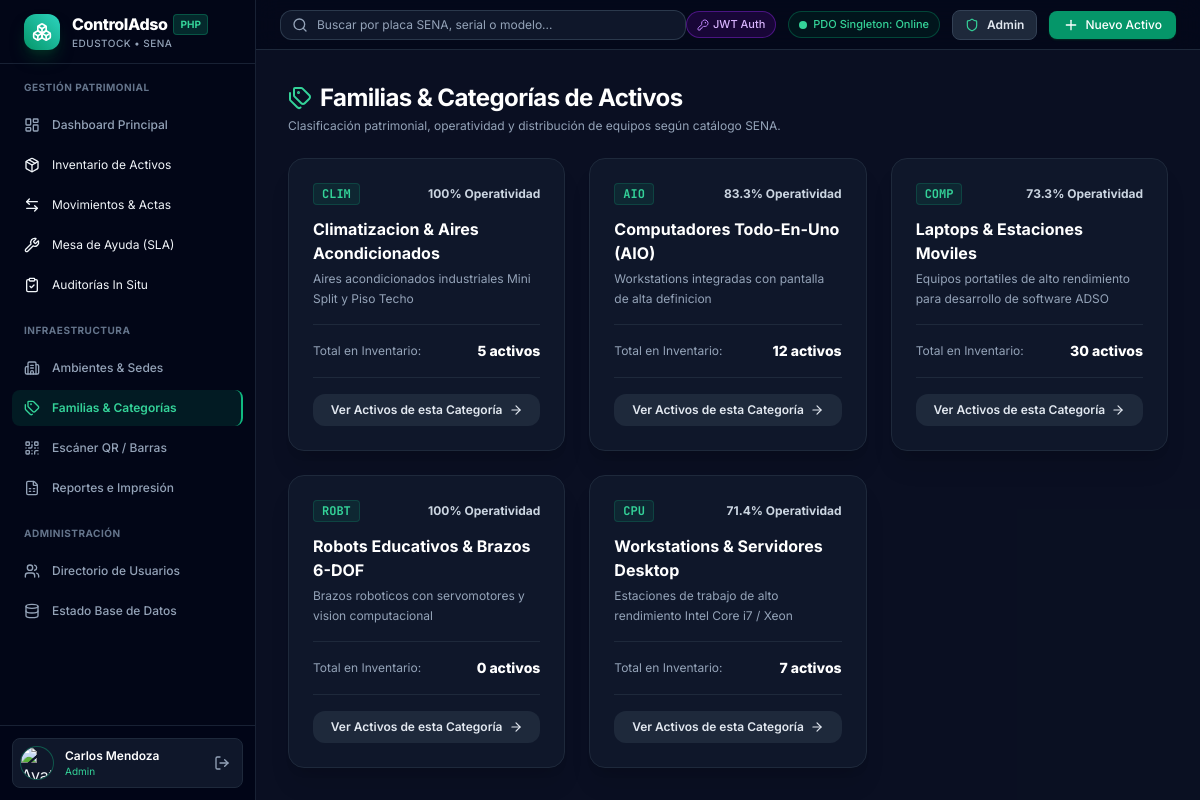
/categories.php (signed in), run on the app's committed database.
### tables this page shows
CREATE TABLE product_categories (
    id VARCHAR(36) PRIMARY KEY,
    code VARCHAR(50) NOT NULL UNIQUE,
    name VARCHAR(150) NOT NULL,
    description TEXT,
    icon VARCHAR(50) DEFAULT 'folder',
    amb1 INT DEFAULT 0,
    amb2 INT DEFAULT 0,
    amb3 INT DEFAULT 0,
    mesa INT DEFAULT 0,
    dano INT DEFAULT 0,
    total INT DEFAULT 0,
    operational_percentage DECIMAL(5,2) DEFAULT 100.0,
    status ENUM('ok', 'warning', 'critical') DEFAULT 'ok',
    created_at DATETIME DEFAULT CURRENT_TIMESTAMP,
    updated_at DATETIME DEFAULT CURRENT_TIMESTAMP ON UPDATE CURRENT_TIMESTAMP
);

### categories.php (the view, shortened to what this page needs)
<?php
require_once __DIR__ . '/includes/header.php';
$db = getDB();
$categories = [];
if ($db) {
    try {
        $categories = $db->query("
            SELECT c.*,
            (SELECT COUNT(*) FROM assets a WHERE a.category_id = c.id) as current_total,
            (SELECT COUNT(*) FROM assets a WHERE a.category_id = c.id AND a.physical_status = 'operativo') as current_operativo
            FROM product_categories c
            ORDER BY c.name ASC
        ")->fetchAll();
    } catch (Exception $e) {
        $error = $e->getMessage();
    }
}
?>
<div class="space-y-6">
    <div>
        <h1 class="text-xl md:text-2xl font-bold text-white tracking-tight flex items-center space-x-2">
            <i data-lucide="tags" class="w-6 h-6 text-emerald-400"></i>
            <span>Familias & Categorías de Activos</span>
        </h1>
        <p class="text-xs text-slate-400 mt-1">
            Clasificación patrimonial, operatividad y distribución de equipos según catálogo SENA.
        </p>
    </div>
    <div class="grid grid-cols-1 md:grid-cols-2 lg:grid-cols-3 gap-6">
        <?php foreach ($categories as $cat):
            $total = $cat['current_total'] ?? $cat['total'];
            $operativo = $cat['current_operativo'] ?? $total;
            $rate = $total > 0 ? round(($operativo / $total) * 100, 1) : 100;
        ?>
            <div class="bg-slate-900 border border-slate-800 rounded-2xl p-6 hover:border-slate-700 transition space-y-4 shadow-xl flex flex-col justify-between">
                <div>
                    <div class="flex items-center justify-between mb-3">
                        <span class="font-mono text-xs font-bold text-emerald-400 bg-emerald-500/10 px-2 py-0.5 rounded border border-emerald-500/20">
                            <?= htmlspecialchars($cat['code']) ?>
                        </span>
                        <span class="text-xs font-bold text-slate-300"><?= $rate ?>% Operatividad</span>
                    </div>
                    <h3 class="text-base font-bold text-white"><?= htmlspecialchars($cat['name']) ?></h3>
                    <p class="text-xs text-slate-400 mt-1 leading-relaxed"><?= htmlspecialchars($cat['description']) ?></p>
                    <div class="mt-4 pt-4 border-t border-slate-800 flex items-center justify-between text-xs">
                        <span class="text-slate-400">Total en Inventario:</span>
                        <span class="text-white font-extrabold text-sm"><?= $total ?> activos</span>
                    </div>
                </div>
                <div class="pt-4 border-t border-slate-800">
                    <a href="assets.php?cat=<?= urlencode($cat['id']) ?>" class="w-full py-2 bg-slate-800 hover:bg-slate-700 text-slate-200 rounded-xl text-xs font-semibold flex items-center justify-center space-x-1.5 transition">
                        <span>Ver Activos de esta Categoría</span>
                        <i data-lucide="arrow-right" class="w-3.5 h-3.5"></i>
                    </a>
                </div>
            </div>
        <?php endforeach; ?>
    </div>
</div>
<?php require_once __DIR__ . '/includes/footer.php'; ?>

### includes/header.php (style rules this page uses)
body { font-family: 'Inter', sans-serif; }
.font-mono { font-family: 'JetBrains Mono', monospace; }

### data on the page
product_categories: code "CLIM", rate "100", name "Climatizacion & Aires Acondicionados", description "Aires acondicionados industriales Mini Split y Piso Techo", total "5"
product_categories: code "AIO", rate "83.3", name "Computadores Todo-En-Uno (AIO)", description "Workstations integradas con pantalla de alta definicion", total "12"
product_categories: code "COMP", rate "73.3", name "Laptops & Estaciones Moviles", description "Equipos portatiles de alto rendimiento para desarrollo de software ADSO", total "30"
product_categories: code "ROBT", rate "100", name "Robots Educativos & Brazos 6-DOF", description "Brazos roboticos con servomotores y vision computacional", total "0"
product_categories: code "CPU", rate "71.4", name "Workstations & Servidores Desktop", description "Estaciones de trabajo de alto rendimiento Intel Core i7 / Xeon", total "7"

### other printed values
$currentUser['name'] "Carlos Mendoza"
$currentUser['role'] "Admin"
